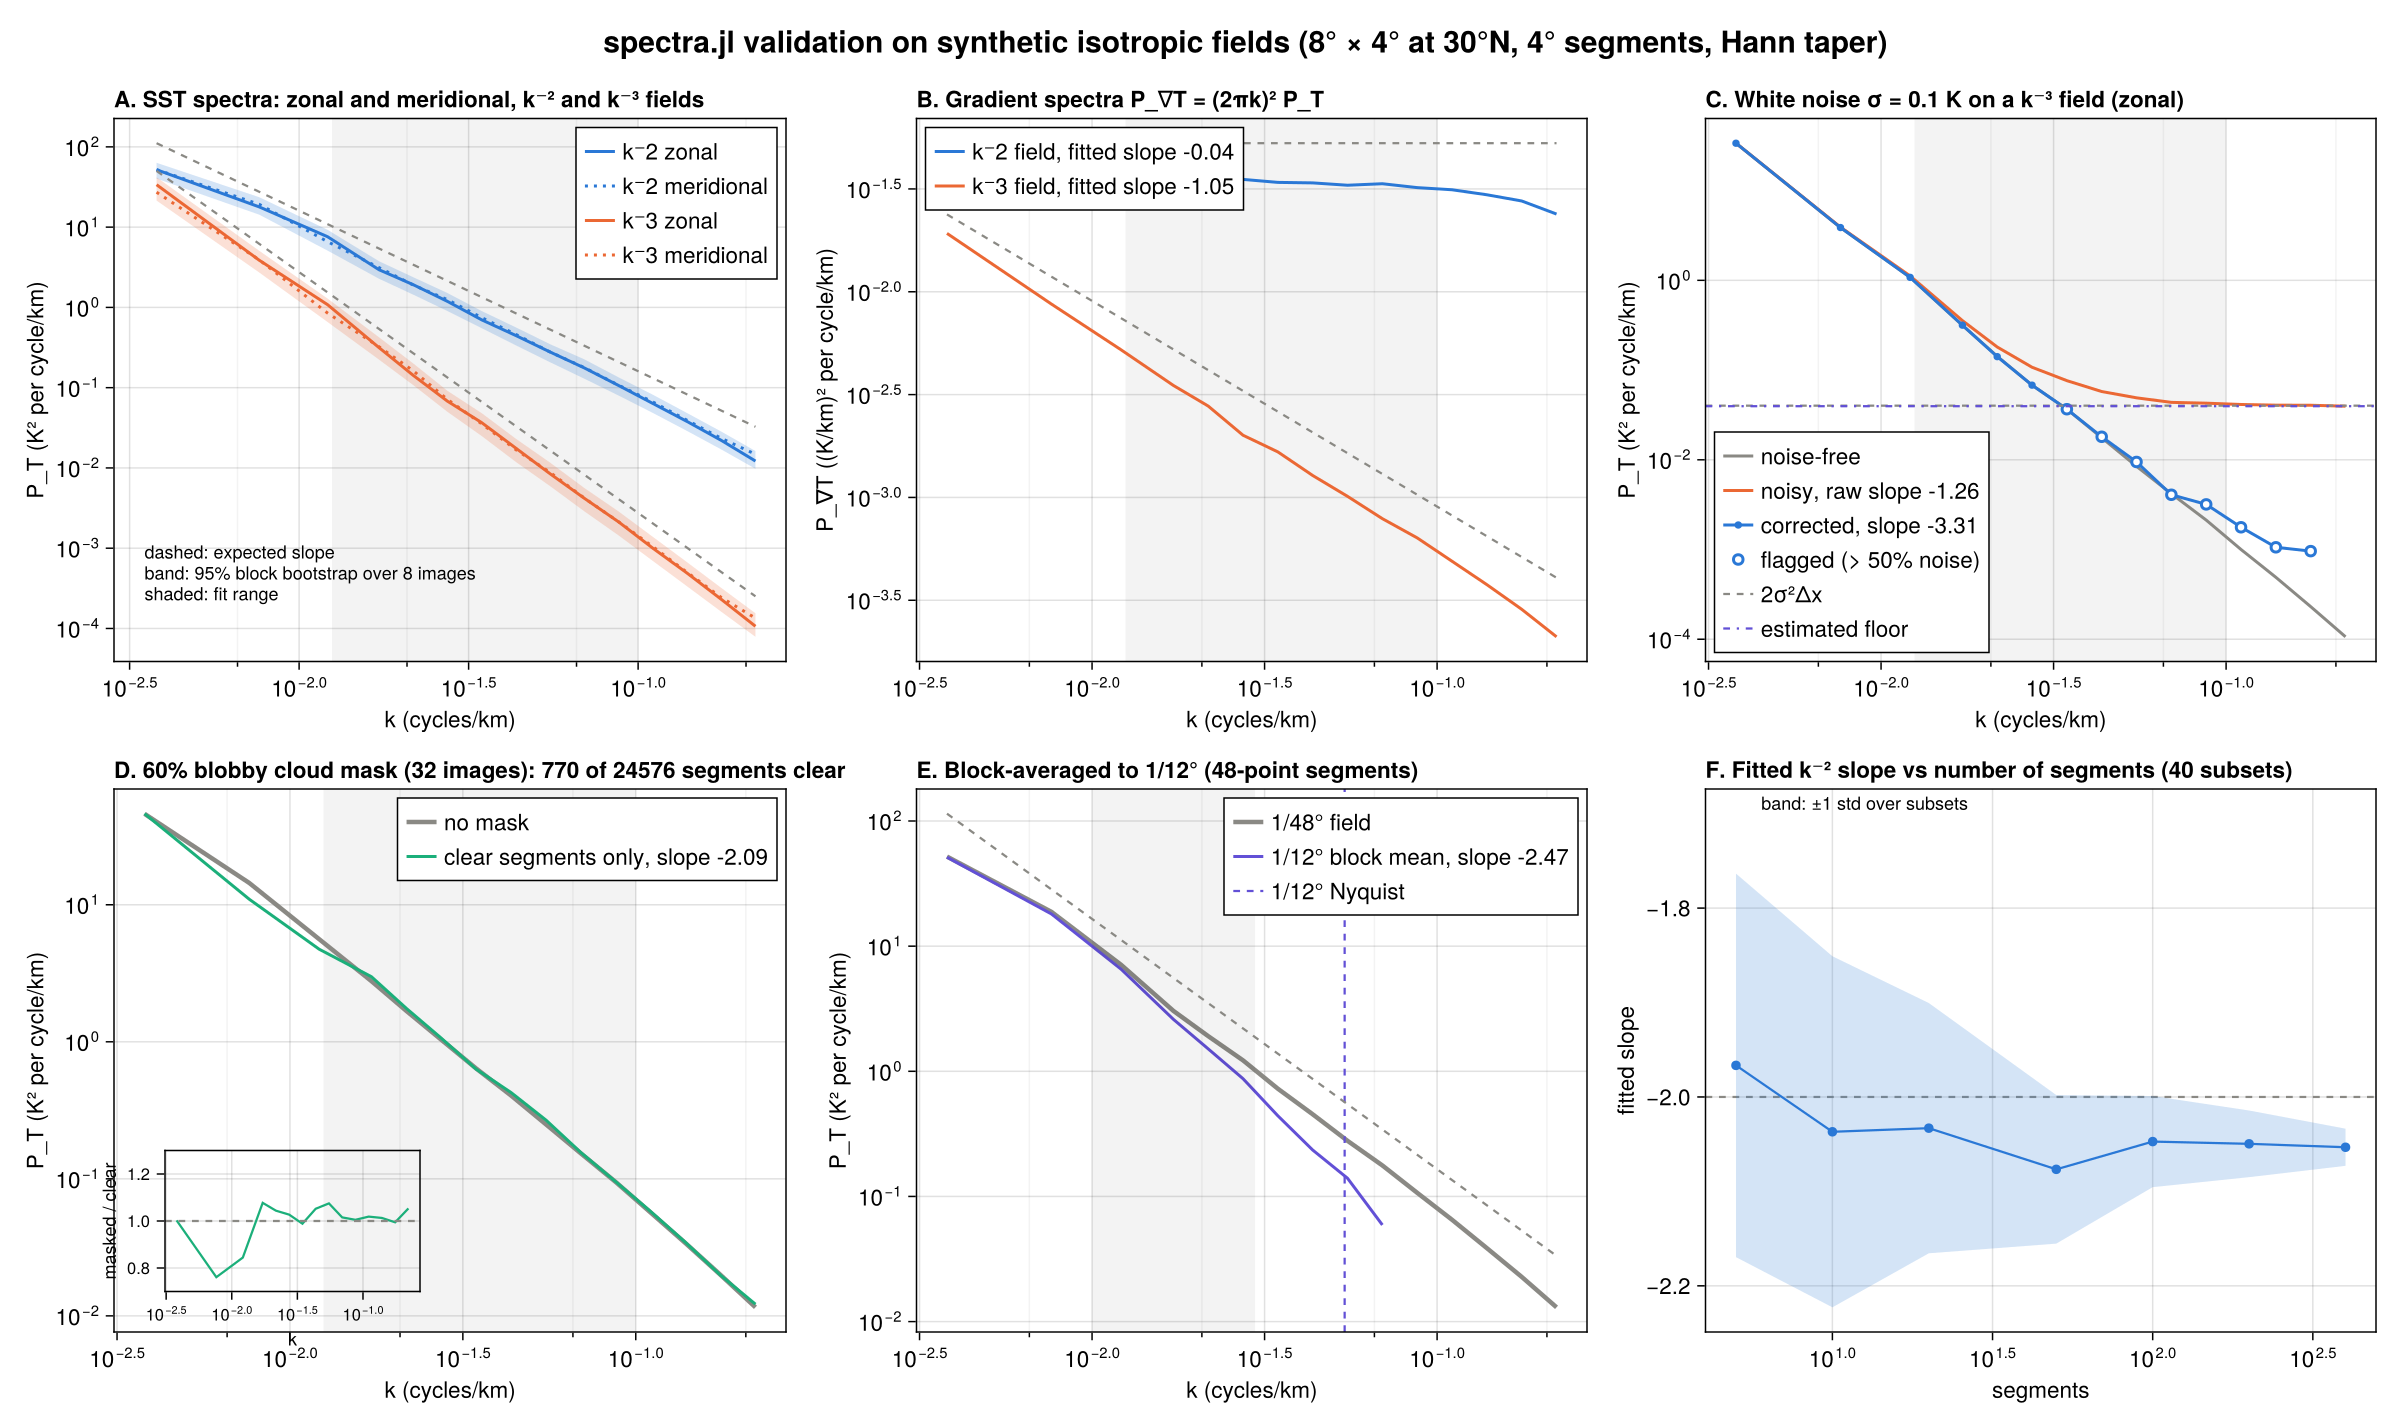

Recreate this plot in Julia.
# Validation of spectra.jl on synthetic isotropic Gaussian random fields.
#
#   julia --startup-file=no --project=sst-spectra sst-spectra/test_spectra.jl
#
# Fields live on a 1/48° (≈ 0.02°) longitude-latitude grid, 8° × 4° centered on 30°N, with a
# prescribed 1-D power-law spectrum. Checks: slope recovery, Parseval, white-noise floor and
# correction, cloud masking, and block-averaging to a 1/12° model grid. Writes test_spectra.png.

using CairoMakie
using FFTW
using Random
using Statistics
using Printf

include(joinpath(@__DIR__, "spectra.jl"))

const rng = MersenneTwister(2026)
failures = String[]

function check(name, ok, detail)
    status = ok ? "PASS" : "FAIL"
    println(@sprintf("%-4s %-52s %s", status, name, detail))
    ok || push!(failures, name)
    return ok
end

#####
##### Synthetic fields
#####

const Δ° = 1 / 48
const φ₀ = 30.0
λ = range(-70 + Δ° / 2, -62 - Δ° / 2, step = Δ°) |> collect
φ = range(φ₀ - 2 + Δ° / 2, φ₀ + 2 - Δ° / 2, step = Δ°) |> collect
const Δx = R_EARTH * cosd(φ₀) * deg2rad(Δ°) # km, at the central latitude
const Δy = R_EARTH * deg2rad(Δ°)
nx, ny = length(λ), length(φ)

"""
Isotropic Gaussian random field with 1-D transect spectrum ∝ k^(-slope). The 2-D spectral
density is ∝ κ^(-slope-1), since integrating over the transverse wavenumber adds one power.
Generated in physical wavenumbers with grid spacings Δx, Δy (km) and scaled to standard deviation `σ`.
"""
function synthetic_field(nx, ny, Δx, Δy, slope; σ = 1.0)
    kx = fftfreq(nx, 1 / Δx)
    ky = fftfreq(ny, 1 / Δy)
    κ = sqrt.(kx .^ 2 .+ (ky') .^ 2)
    amplitude = κ .^ (-(slope + 1) / 2)
    amplitude[1, 1] = 0
    T = real(ifft(randn(rng, ComplexF64, nx, ny) .* amplitude))
    return T .* (σ / std(T))
end

"""Blobby cloud mask covering `fraction` of the domain: thresholded Gaussian-smoothed white noise."""
function cloud_mask(nx, ny, Δx, Δy, ℓ, fraction)
    kx = fftfreq(nx, 1 / Δx)
    ky = fftfreq(ny, 1 / Δy)
    κ² = kx .^ 2 .+ (ky') .^ 2
    smooth = real(ifft(fft(randn(rng, nx, ny)) .* exp.(-(2π)^2 .* κ² .* ℓ^2 / 2)))
    return smooth .> quantile(vec(smooth), 1 - fraction)
end

"""Block-average `T` over `n × n` cells (like a coarser model grid); returns the field and its coordinates."""
function coarsen(T, λ, φ, n)
    nx, ny = size(T) .÷ n
    Tc = [mean(@view T[(i-1)*n+1:i*n, (j-1)*n+1:j*n]) for i in 1:nx, j in 1:ny]
    λc = [mean(@view λ[(i-1)*n+1:i*n]) for i in 1:nx]
    φc = [mean(@view φ[(j-1)*n+1:j*n]) for j in 1:ny]
    return Tc, λc, φc
end

"""
Slope of the exact 1-D transect spectrum implied by the prescribed 2-D density over `krange`:
the finite transverse Nyquist truncates the integral over the transverse wavenumber, which
steepens the transect spectrum slightly below the nominal power law near the grid scale.
"""
function reference_slope(nx, ny, Δx, Δy, slope, krange)
    kx = fftfreq(nx, 1 / Δx)
    ky = fftfreq(ny, 1 / Δy)
    κ = sqrt.(kx .^ 2 .+ (ky') .^ 2)
    density = κ .^ (-(slope + 1))
    density[1, 1] = 0
    P₁ = vec(sum(density, dims = 2))
    return fit_slope(kx, P₁, krange)[1]
end

nimages = 8
kmin, knyq = common_wavenumbers(λ, φ, 4)
edges = wavenumber_bins(0.9kmin, 1 / 2Δx; per_decade = 10, Δk_min = kmin) # start below the longest segment's first mode
inertial = (1 / 80, 1 / 10)                                                  # fit range, wavelengths 10–80 km

#####
##### 0. Taper choice
#####

println("0. Taper comparison on full periodic rows of a k⁻³ field (slope over the fit range)")
let T = synthetic_field(nx, ny, Δx, Δy, 3), kref = reference_slope(nx, ny, Δx, Δy, 3, inertial)
    for (name, window) in (("Hann", hann), ("Tukey α = 0.1", tukey(0.1)), ("Tukey α = 0.5", tukey(0.5)))
        P = mean(j -> power_spectrum(T[:, j], Δx; window)[2], 1:ny)
        k = power_spectrum(T[:, 1], Δx)[1]
        println(@sprintf("     %-14s %.3f   (exact 1-D spectrum: %.3f)", name, fit_slope(k, P, inertial)[1], kref))
    end
end

#####
##### 1. Slopes and Parseval
#####

println("\n1. Power-law slopes (k⁻², k⁻³), 8 images of 8° × 4° at 1/48°")
results = Dict{Int, Any}()
fields = Dict{Int, Vector{Matrix{Float64}}}()
for slope in (2, 3)
    accs = spectrum_accumulators(edges)
    fields[slope] = [synthetic_field(nx, ny, Δx, Δy, slope) for _ in 1:nimages]
    for (n, T) in enumerate(fields[slope])
        image_spectra!(accs, T, λ, φ; group = n)
    end
    s = Dict(d => fit_slope(mean_spectrum(accs[d]).k, mean_spectrum(accs[d]).P_T, inertial)[1]
             for d in (:zonal, :meridional, :combined))
    g = fit_slope(mean_spectrum(accs.combined).k, mean_spectrum(accs.combined).P_∇T, inertial)[1]
    ref = reference_slope(nx, ny, Δx, Δy, slope, inertial)
    results[slope] = (; accs, slopes = s, gradient_slope = g)
    for d in (:zonal, :meridional, :combined)
        check("k⁻$slope slope, $d", abs(s[d] - ref) < 0.1, @sprintf("%.3f (exact 1-D spectrum %.3f)", s[d], ref))
    end
    check("k⁻$slope gradient slope (expect $(2 - slope))", abs(g - (2 + ref)) < 0.1, @sprintf("%.3f", g))
    println("     segments: zonal $(accs.zonal.nsegments), meridional $(accs.meridional.nsegments)")
end

# Parseval: (a) exact identity per segment; (b) the mean tapered variance matches the mean
# raw detrended variance; (c) the integral of the binned zonal spectrum matches too.
segments = extract_segments(fields[2][1], λ, φ)
identity_error = maximum(segments) do s
    k, P = segment_spectrum(s)
    w = hann(length(s))
    y = w .* detrend(s.values)
    abs(sum(P) * (k[2] - k[1]) - var(y, corrected = false) / mean(abs2, w)) / var(y, corrected = false)
end
check("Parseval identity per segment", identity_error < 1e-10, @sprintf("max relative error %.1e", identity_error))

zonal = filter(s -> s.direction == :zonal, segments)
raw_variance = mean(s -> var(detrend(s.values), corrected = false), zonal)
tapered_variance = mean(zonal) do s
    k, P = segment_spectrum(s)
    sum(P) * (k[2] - k[1])
end
check("Parseval, tapered vs raw segment variance", abs(tapered_variance / raw_variance - 1) < 0.05,
      @sprintf("ratio %.3f", tapered_variance / raw_variance))

acc_zonal = SpectrumAccumulator(edges)
foreach(s -> accumulate!(acc_zonal, s), zonal)
captured = sum(acc_zonal.sum_T) / sum(s -> sum(segment_spectrum(s)[2]), zonal) # every estimate must land in a bin
check("Parseval, spectral power captured by the bins", abs(captured - 1) < 1e-3, @sprintf("fraction %.5f", captured))

# Low-wavenumber bias from the taper's main lobe: bin-averaged zonal spectrum of the k⁻² fields
# relative to the exact 1-D spectrum, as a function of k/Δk (Δk = 1/segment length)
let kx = fftfreq(nx, 1 / Δx), ky = fftfreq(ny, 1 / Δy)
    κ = sqrt.(kx .^ 2 .+ (ky') .^ 2)
    density = κ .^ -3
    density[1, 1] = 0
    kex, Pex = kx[2:nx÷2+1], vec(sum(density, dims = 2))[2:nx÷2+1]
    exact(k) = exp(let i = clamp(searchsortedlast(kex, k), 1, length(kex) - 1)
                       log(Pex[i]) + (log(k) - log(kex[i])) / (log(kex[i+1]) - log(kex[i])) * (log(Pex[i+1]) - log(Pex[i]))
                   end)
    mz = mean_spectrum(results[2].accs.zonal)
    ratio = mz.P_T ./ exact.(mz.k)
    ratio ./= mean(ratio[inertial[1] .<= mz.k .<= inertial[2]])
    Δk = mean(s -> 1 / segment_length(s), zonal)
    println("     toolkit / exact 1-D spectrum (k⁻², zonal), normalized over the fit range:")
    for (k, r) in zip(mz.k, ratio)
        isfinite(r) && println(@sprintf("       k/Δk = %5.1f  k = %.4f cycles/km  ratio %.3f", k / Δk, k, r))
    end
end

# Block-bootstrap confidence interval over the 8 images
ci = bootstrap_ci(results[2].accs.combined; rng)
m2 = mean_spectrum(results[2].accs.combined)
sel = inertial[1] .<= m2.k .<= inertial[2]
halfwidth = mean((ci.P_T[2][sel] .- ci.P_T[1][sel]) ./ 2m2.P_T[sel])
se = standard_error(results[2].accs.combined)
println(@sprintf("     95%% bootstrap CI half-width in the inertial range: %.1f%% of P_T (naive SE: %.1f%%)",
                 100halfwidth, 100mean(se.P_T[sel] ./ m2.P_T[sel])))

#####
##### 2. White noise
#####

println("\n2. White noise σ = 0.1 K added to k⁻³ fields with σ_T = 1 K")
σ = 0.1
noisy = spectrum_accumulators(edges)
for (n, T) in enumerate(fields[3])
    image_spectra!(noisy, T .+ σ .* randn(rng, size(T)), λ, φ; group = n)
end
noise_levels = Dict{Symbol, Float64}()
for d in (:zonal, :meridional)
    N = noise_floor(noisy[d])
    expected = 2σ^2 * mean_Δx(noisy[d])
    noise_levels[d] = N
    check("noise floor, $d (expect 2σ²Δx)", abs(N / expected - 1) < 0.1,
          @sprintf("%.4f vs %.4f K² (cycle/km)⁻¹, ratio %.3f", N, expected, N / expected))
end
raw_slope = fit_slope(mean_spectrum(noisy.zonal).k, mean_spectrum(noisy.zonal).P_T, inertial)[1]
corrected = noise_corrected(noisy.zonal, noise_levels[:zonal])
unflagged = .!corrected.flagged
noise_free = mean_spectrum(results[3].accs.zonal)
fit_bins = unflagged .& (inertial[1] .<= corrected.k .<= inertial[2])
corrected_slope = fit_slope(corrected.k[unflagged], corrected.P_T[unflagged], inertial)[1]
noise_free_slope = fit_slope(noise_free.k[fit_bins], noise_free.P_T[fit_bins], inertial)[1]
restored = corrected.P_T[fit_bins] ./ noise_free.P_T[fit_bins]
check("noise-corrected zonal slope (unflagged bins)", abs(corrected_slope - noise_free_slope) < 0.1,
      @sprintf("raw %.2f → corrected %.3f (noise-free, same bins %.3f); %d of %d bins flagged (> 50%% noise)",
               raw_slope, corrected_slope, noise_free_slope, count(corrected.flagged), nbins(noisy.zonal)))
check("noise-corrected / noise-free spectrum", maximum(abs, restored .- 1) < 0.1,
      @sprintf("range %.3f–%.3f over %d unflagged bins", extrema(restored)..., count(fit_bins)))

#####
##### 3. Cloud mask
#####

println("\n3. Blobby cloud mask covering 60%, k⁻² fields")
nmasked = 32
cloudy_fields = [synthetic_field(nx, ny, Δx, Δy, 2) for _ in 1:nmasked]
masks = [cloud_mask(nx, ny, Δx, Δy, 60.0, 0.6) for _ in 1:nmasked]
println(@sprintf("     %d images, cloud fraction %.2f, blob scale 60 km", nmasked, mean(mean, masks)))
masked = spectrum_accumulators(edges)
clear = spectrum_accumulators(edges)
for (n, T) in enumerate(cloudy_fields)
    image_spectra!(masked, ifelse.(masks[n], NaN, T), λ, φ; group = n)
    image_spectra!(clear, T, λ, φ; group = n)
end
mm, mc = mean_spectrum(masked.combined), mean_spectrum(clear.combined)
ratio = mm.P_T[sel] ./ mc.P_T[sel]
masked_slope = fit_slope(mm.k, mm.P_T, inertial)[1]
clear_slope = fit_slope(mc.k, mc.P_T, inertial)[1]
check("masked / clear spectrum ratio", abs(mean(ratio) - 1) < 0.05 && maximum(abs, ratio .- 1) < 0.15,
      @sprintf("mean %.3f, range %.3f–%.3f", mean(ratio), extrema(ratio)...))
check("masked slope", abs(masked_slope - clear_slope) < 0.1, @sprintf("%.3f (clear %.3f)", masked_slope, clear_slope))
println(@sprintf("     4° segments: %d of %d clear (zonal %d, meridional %d)", masked.combined.nsegments,
                 clear.combined.nsegments, masked.zonal.nsegments, masked.meridional.nsegments))
for L in (1, 2, 3)
    yield = sum(n -> length(extract_segments(ifelse.(masks[n], NaN, cloudy_fields[n]), λ, φ; segment_degrees = L)), 1:nmasked) /
            sum(n -> length(extract_segments(cloudy_fields[n], λ, φ; segment_degrees = L)), 1:nmasked)
    println(@sprintf("     %d° segments: %.1f%% clear", L, 100yield))
end

#####
##### 4. Coarse-grained to 1/12°
#####

println("\n4. Block-averaged (4 × 4) to 1/12°, k⁻² fields")
coarse = spectrum_accumulators(edges)
for (n, T) in enumerate(fields[2])
    Tc, λc, φc = coarsen(T, λ, φ, 4)
    image_spectra!(coarse, Tc, λc, φc; group = n)
end
knyq_coarse = 1 / (2 * 4Δy)
mcoarse = mean_spectrum(coarse.combined)
mfine = mean_spectrum(results[2].accs.combined)
coarse_range = (1 / 100, 0.55knyq_coarse)
coarse_slope = fit_slope(mcoarse.k, mcoarse.P_T, coarse_range)[1]
fine_slope = fit_slope(mfine.k, mfine.P_T, coarse_range)[1]
println(@sprintf("     slopes over %.4f–%.4f cycles/km: coarse %.3f, fine field on the same bins %.3f", coarse_range..., coarse_slope, fine_slope))
# Block averaging over n × n cells multiplies the 2-D spectrum by sinc²(π kₓ nΔx) sinc²(π k_y nΔy); the
# transverse factor also lowers the 1-D transect spectrum. Expected zonal ratio (ignoring aliasing,
# small below ~0.6 of the coarse Nyquist) from the prescribed κ⁻³ density:
sinc²(x) = x == 0 ? 1.0 : (sin(x) / x)^2
let mz = mean_spectrum(coarse.zonal), mzf = mean_spectrum(results[2].accs.zonal)
    ky = fftfreq(ny, 1 / Δy)
    transfer(kx) = sum(@. (kx^2 + ky^2)^(-3/2) * sinc²(π * kx * 4Δx) * sinc²(π * ky * 4Δy)) / sum(@. (kx^2 + ky^2)^(-3/2))
    sel = isfinite.(mz.P_T) .& (coarse_range[1] .<= mz.k .<= 0.6knyq_coarse)
    r = mz.P_T[sel] ./ mzf.P_T[sel] ./ transfer.(mz.k[sel])
    check("coarse / fine matches the block-mean transfer", maximum(abs, r .- 1) < 0.1,
          @sprintf("observed / expected %.3f–%.3f over %d bins up to 0.6 Nyquist", extrema(r)..., count(sel)))
end
near_nyquist = findlast(k -> isfinite(mcoarse.P_T[findfirst(==(k), mcoarse.k)]) && k <= knyq_coarse, mcoarse.k)
rolloff = mcoarse.P_T[near_nyquist] / mfine.P_T[near_nyquist]
check("roll-off at the coarse Nyquist", 0.3 < rolloff < 0.9, @sprintf("coarse / fine = %.2f at k = %.3f", rolloff, mcoarse.k[near_nyquist]))
println("     segments: zonal $(coarse.zonal.nsegments), meridional $(coarse.meridional.nsegments) of $(4 * 48) points")

#####
##### 5. Convergence of the slope with the number of segments
#####

println("\n5. Slope scatter versus number of segments (k⁻², single image, random subsets)")
all_segments = extract_segments(fields[2][1], λ, φ)
nsub = [5, 10, 20, 50, 100, 200, 400]
slope_spread = map(nsub) do n
    slopes = map(1:40) do _
        acc = SpectrumAccumulator(edges)
        foreach(s -> accumulate!(acc, s), rand(rng, all_segments, n))
        fit_slope(mean_spectrum(acc).k, mean_spectrum(acc).P_T, inertial)[1]
    end
    (mean(slopes), std(slopes))
end
for (n, (μ, s)) in zip(nsub, slope_spread)
    println(@sprintf("     %4d segments: slope %.2f ± %.2f", n, μ, s))
end

#####
##### Figure
#####

set_theme!(fontsize = 15)
colors = (blue = "#2a78d6", orange = "#eb6834", aqua = "#1baf7a", yellow = "#eda100", violet = "#6250d6", grey = "#8a8984")
fig = Figure(size = (1600, 950))

logaxis(pos, title; ylabel = "P_T (K² per cycle/km)") =
    Axis(fig[pos...]; xscale = log10, yscale = log10, title, xlabel = "k (cycles/km)", ylabel,
         xminorticksvisible = true, xminorgridvisible = true, titlealign = :left)
reference!(ax, k, slope, level, kref; kwargs...) =
    lines!(ax, k, level .* (k ./ kref) .^ slope; linestyle = :dash, color = colors.grey, linewidth = 1.5, kwargs...)
kplot(m) = m.k[isfinite.(m.P_T)]
finite(v, m) = v[isfinite.(m.P_T)]
vspan_fit!(ax) = vspan!(ax, inertial...; color = (:black, 0.05))

# A. P_T for both slopes, zonal and meridional
axA = logaxis((1, 1), "A. SST spectra: zonal and meridional, k⁻² and k⁻³ fields")
vspan_fit!(axA)
for (slope, c) in ((2, colors.blue), (3, colors.orange))
    accs = results[slope].accs
    mz, mm_ = mean_spectrum(accs.zonal), mean_spectrum(accs.meridional)
    lines!(axA, kplot(mz), finite(mz.P_T, mz); color = c, linewidth = 2, label = "k⁻$slope zonal")
    lines!(axA, kplot(mm_), finite(mm_.P_T, mm_); color = c, linewidth = 2, linestyle = :dot, label = "k⁻$slope meridional")
    kref = 0.03
    level = mz.P_T[argmin(abs.(mz.k .- kref))]
    reference!(axA, kplot(mz), -slope, 1.5level, kref)
    cib = bootstrap_ci(accs.combined; rng)
    band!(axA, kplot(mz), finite(cib.P_T[1], mz), finite(cib.P_T[2], mz); color = (c, 0.2))
end
axislegend(axA, position = :rt)
text!(axA, 0.0035, 2e-4; text = "dashed: expected slope\nband: 95% block bootstrap over 8 images\nshaded: fit range", fontsize = 12)

# B. Gradient spectra
axB = logaxis((1, 2), "B. Gradient spectra P_∇T = (2πk)² P_T"; ylabel = "P_∇T ((K/km)² per cycle/km)")
vspan_fit!(axB)
for (slope, c) in ((2, colors.blue), (3, colors.orange))
    mcb = mean_spectrum(results[slope].accs.combined)
    lines!(axB, kplot(mcb), finite(mcb.P_∇T, mcb); color = c, linewidth = 2, label = @sprintf("k⁻%d field, fitted slope %.2f", slope, results[slope].gradient_slope))
    kref = 0.03
    reference!(axB, kplot(mcb), 2 - slope, 1.5mcb.P_∇T[argmin(abs.(mcb.k .- kref))], kref)
end
axislegend(axB, position = :lt)

# C. Noise
axC = logaxis((1, 3), "C. White noise σ = 0.1 K on a k⁻³ field (zonal)")
vspan_fit!(axC)
mn = mean_spectrum(noisy.zonal)
mt = mean_spectrum(results[3].accs.zonal)
lines!(axC, kplot(mt), finite(mt.P_T, mt); color = colors.grey, linewidth = 2, label = "noise-free")
lines!(axC, kplot(mn), finite(mn.P_T, mn); color = colors.orange, linewidth = 2, label = @sprintf("noisy, raw slope %.2f", raw_slope))
good = isfinite.(corrected.P_T) .& (corrected.P_T .> 0)
scatterlines!(axC, corrected.k[good], corrected.P_T[good]; color = colors.blue, linewidth = 2, markersize = 7,
              label = @sprintf("corrected, slope %.2f", corrected_slope))
scatter!(axC, corrected.k[good .& corrected.flagged], corrected.P_T[good .& corrected.flagged]; color = :white, strokecolor = colors.blue, strokewidth = 2, markersize = 9, label = "flagged (> 50% noise)")
hlines!(axC, [2σ^2 * mean_Δx(noisy.zonal)]; color = colors.grey, linestyle = :dash, label = "2σ²Δx")
hlines!(axC, [noise_levels[:zonal]]; color = colors.violet, linestyle = :dashdot, label = "estimated floor")
axislegend(axC, position = :lb)

# D. Cloud mask
axD = logaxis((2, 1), @sprintf("D. 60%% blobby cloud mask (%d images): %d of %d segments clear", nmasked, masked.combined.nsegments, clear.combined.nsegments))
vspan_fit!(axD)
lines!(axD, kplot(mc), finite(mc.P_T, mc); color = colors.grey, linewidth = 3, label = "no mask")
lines!(axD, kplot(mm), finite(mm.P_T, mm); color = colors.aqua, linewidth = 2, label = @sprintf("clear segments only, slope %.2f", masked_slope))
axislegend(axD, position = :rt)
axDr = Axis(fig[2, 1]; xscale = log10, width = Relative(0.38), height = Relative(0.26), halign = 0.12, valign = 0.1,
            xlabel = "k", ylabel = "masked / clear", xticklabelsize = 11, yticklabelsize = 11, xlabelsize = 12, ylabelsize = 12)
lines!(axDr, kplot(mm), finite(mm.P_T ./ mc.P_T, mm); color = colors.aqua)
hlines!(axDr, [1.0]; color = colors.grey, linestyle = :dash)
ylims!(axDr, 0.7, 1.3)

# E. Coarse-grained
axE = logaxis((2, 2), "E. Block-averaged to 1/12° (48-point segments)")
lines!(axE, kplot(mfine), finite(mfine.P_T, mfine); color = colors.grey, linewidth = 3, label = "1/48° field")
lines!(axE, kplot(mcoarse), finite(mcoarse.P_T, mcoarse); color = colors.violet, linewidth = 2, label = @sprintf("1/12° block mean, slope %.2f", coarse_slope))
vlines!(axE, [knyq_coarse]; color = colors.violet, linestyle = :dash, label = "1/12° Nyquist")
vspan!(axE, coarse_range...; color = (:black, 0.05))
reference!(axE, kplot(mfine), -2, 1.5mfine.P_T[argmin(abs.(mfine.k .- 0.03))], 0.03)
axislegend(axE, position = :rt)

# F. Convergence
axF = Axis(fig[2, 3]; xscale = log10, title = "F. Fitted k⁻² slope vs number of segments (40 subsets)",
           xlabel = "segments", ylabel = "fitted slope", titlealign = :left)
hlines!(axF, [-2.0]; color = colors.grey, linestyle = :dash)
band!(axF, Float64.(collect(nsub)), first.(slope_spread) .- last.(slope_spread), first.(slope_spread) .+ last.(slope_spread); color = (colors.blue, 0.2))
scatterlines!(axF, Float64.(collect(nsub)), first.(slope_spread); color = colors.blue, markersize = 9)
text!(axF, 6, -2.0 + 0.3; text = "band: ±1 std over subsets", fontsize = 12)

Label(fig[0, :], "spectra.jl validation on synthetic isotropic fields (8° × 4° at 30°N, 4° segments, Hann taper)";
      fontsize = 20, font = :bold, tellwidth = false)
save(joinpath(@__DIR__, "test_spectra.png"), fig; px_per_unit = 1.5)

println("\nFigure: ", joinpath(@__DIR__, "test_spectra.png"))
if isempty(failures)
    println("All checks passed.")
else
    println("FAILED: ", join(failures, "; "))
    exit(1)
end
